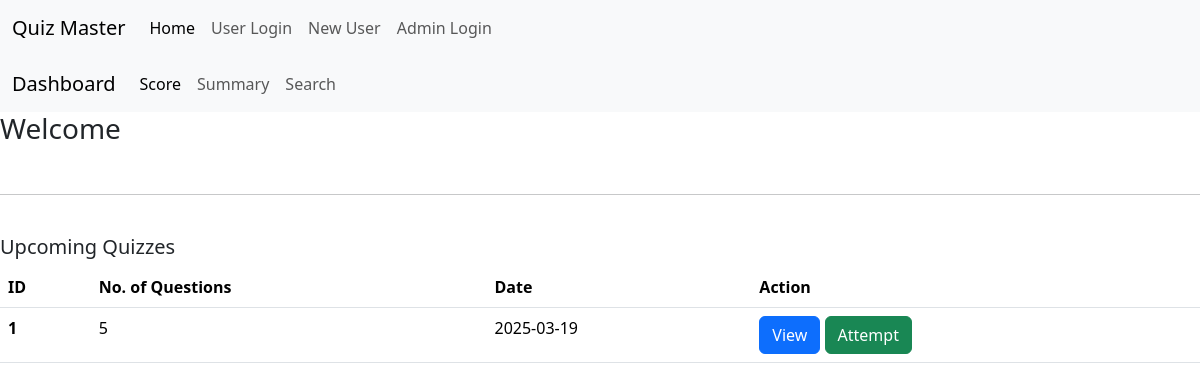
Page /user_dash/6 on the earlier database version.
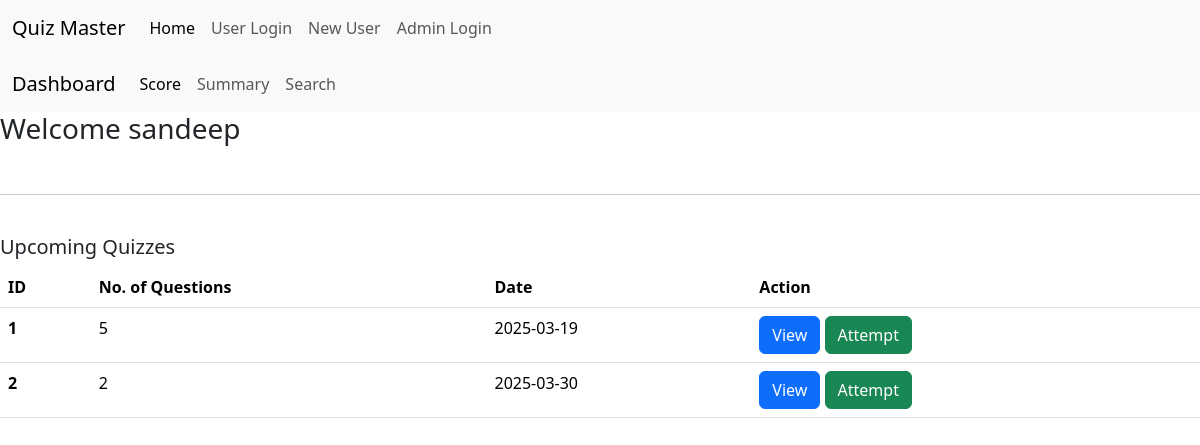
Same page on the later database version.
### application/models.py (models this page shows, shortened)
class Quiz(db.Model):
    id=db.Column(db.Integer, primary_key=True)
    chapter_id=db.Column(db.Integer, db.ForeignKey('chapter.id'), nullable=False)
    date_of_quiz=db.Column(db.Date, nullable=False)
    time_duration=db.Column(db.Time, nullable=False)
    remarks=db.Column(db.String(120), nullable=True)
    questions=db.relationship('Question', backref='quiz', lazy=True)
    scores=db.relationship('Scores', backref='quiz', lazy=True)

class User(db.Model):
    id=db.Column(db.Integer, primary_key=True)
    name=db.Column(db.String(80), unique=True, nullable=False)
    username=db.Column(db.String(120), unique=True, nullable=False)
    password=db.Column(db.String(80), nullable=False)
    qualification=db.Column(db.String(80), nullable=False)
    dob=db.Column(db.String(80), nullable=False)
    type=db.Column(db.String(80), nullable=False)
    scores=db.relationship('Scores', backref='user', lazy=True)

### application/controllers.py (the view)
@app.route('/user_dash/<int:id>',methods=['POST','GET'])
def user_dash(id):
    user=User.query.filter_by(id=id).first()
    quizes=Quiz.query.all()
    return render_template('user_dash.html',user=user,quizes=quizes)

### templates/user_dash.html (shortened to what this page needs)
{% extends 'base.html' %}
{% block content %}
<nav class="navbar navbar-expand-lg bg-body-tertiary">
    <div class="container-fluid">
      <a class="navbar-brand" href="/">Quiz Master</a>
      <div class="collapse navbar-collapse" id="navbarNav">
        <ul class="navbar-nav">
          <li class="nav-item">
            <a class="nav-link active" aria-current="page" href="/">Home</a>
          </li>
          <li class="nav-item">
            <a class="nav-link" href="/login">User Login</a>
          </li>
          <li class="nav-item">
            <a class="nav-link" href="/register">New User</a>
          </li>
          <li class="nav-item">
            <a class="nav-link" href="/admin">Admin Login</a>
          </li>
        </ul>
      </div>
    </div>
  </nav>
  <nav class="navbar navbar-expand-lg bg-body-tertiary">
    <div class="container-fluid">
      <a class="navbar-brand" href="/user_dash/{{user.id}}">Dashboard</a>
      <div class="collapse navbar-collapse" id="navbarSupportedContent">
        <ul class="navbar-nav me-auto mb-2 mb-lg-0">
          <li class="nav-item">
            <a class="nav-link active" aria-current="page" href="/user_dash/score/{{user.id}}">Score</a>
          </li>
          <li class="nav-item">
            <a class="nav-link" href="/user_dash/summary/{{user.id}}">Summary</a>
          </li>
          <li class="nav-item">
            <a class="nav-link" href="/user_dash/search/{{user.id}}">Search</a>
          </li>
        </ul>
      </div>
    </div>
  </nav>
<h3>Welcome {{user.name}}</h3>
<br>
<hr>
<br>
<div>
  <h5>Upcoming Quizzes</h5>
  <table class="table">
  <thead>
    <tr>
      <th scope="col">ID</th>
      <th scope="col">No. of Questions</th>
      <th scope="col">Date</th>
      <th scope="col">Action</th>
    </tr>
  </thead>
  <tbody>
    {% for quiz in quizes %}
    <tr>
      <th scope="row">{{quiz.id}}</th>
      <td>{{quiz.questions | length}}</td>
      <td>{{quiz.date_of_quiz}}</td>
      <td>
        <a href="/user_dash/quiz_view/{{user.id}}/{{quiz.id}}" class="btn btn-primary">View</a>
        <a href="/user_dash/quiz_attempt/{{user.id}}/{{quiz.id}}" class="btn btn-success">Attempt</a>
      </td>
    </tr>
    {% endfor %}
  </tbody>
</table>
</div>
{% endblock %}

### templates/base.html (shortened to what this page needs)
<!DOCTYPE html>
<html lang="en">
<head>
    <link rel="stylesheet" href="/static/css/style.css">
    <link href="https://cdn.jsdelivr.net/npm/bootstrap@5.3.3/dist/css/bootstrap.min.css" rel="stylesheet">
</head>
<body class="app">
    {% block content %}
    {% endblock %}
</body>
</html>

### static/css/style.css (style rules this page uses)
body { margin: 0; padding: 0; }

Differences in the rows shown:
added User: name "sandeep"
added Quiz: id "2", questions|length "2", date_of_quiz "2025-03-30"
